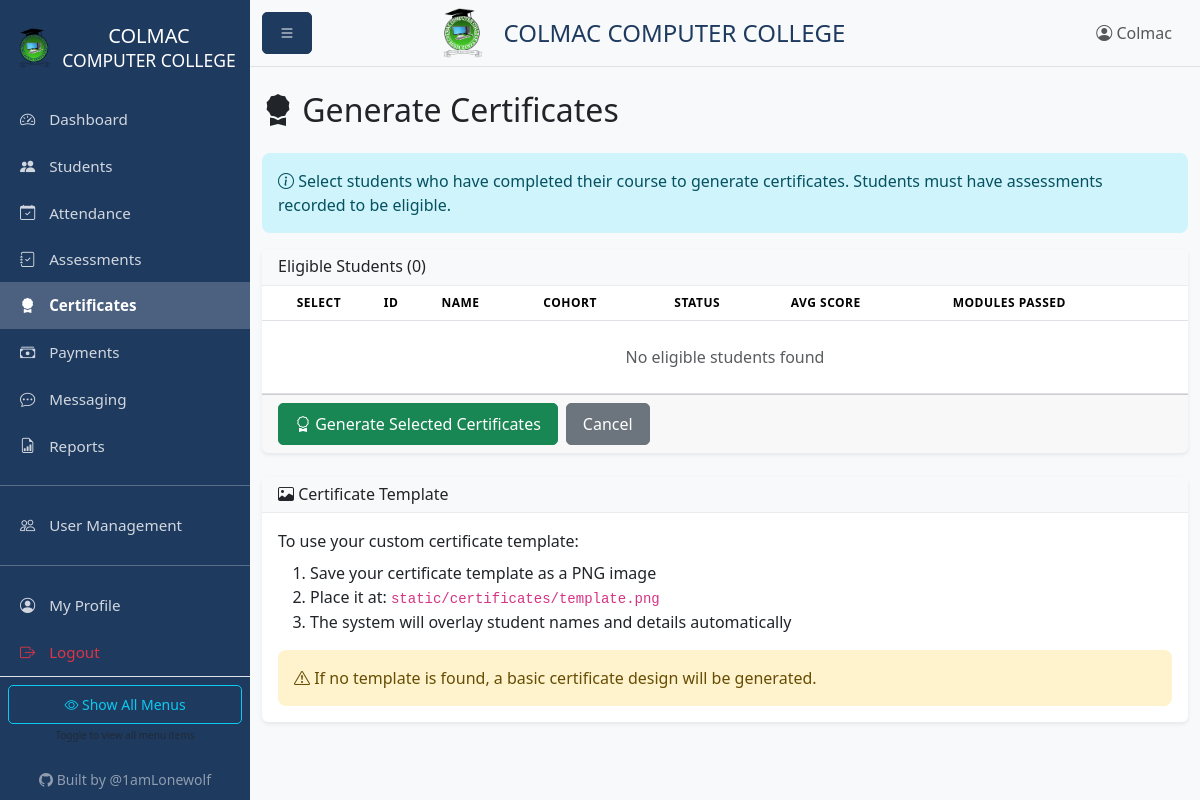
The app's page /certificates/generate (signed in), older data.
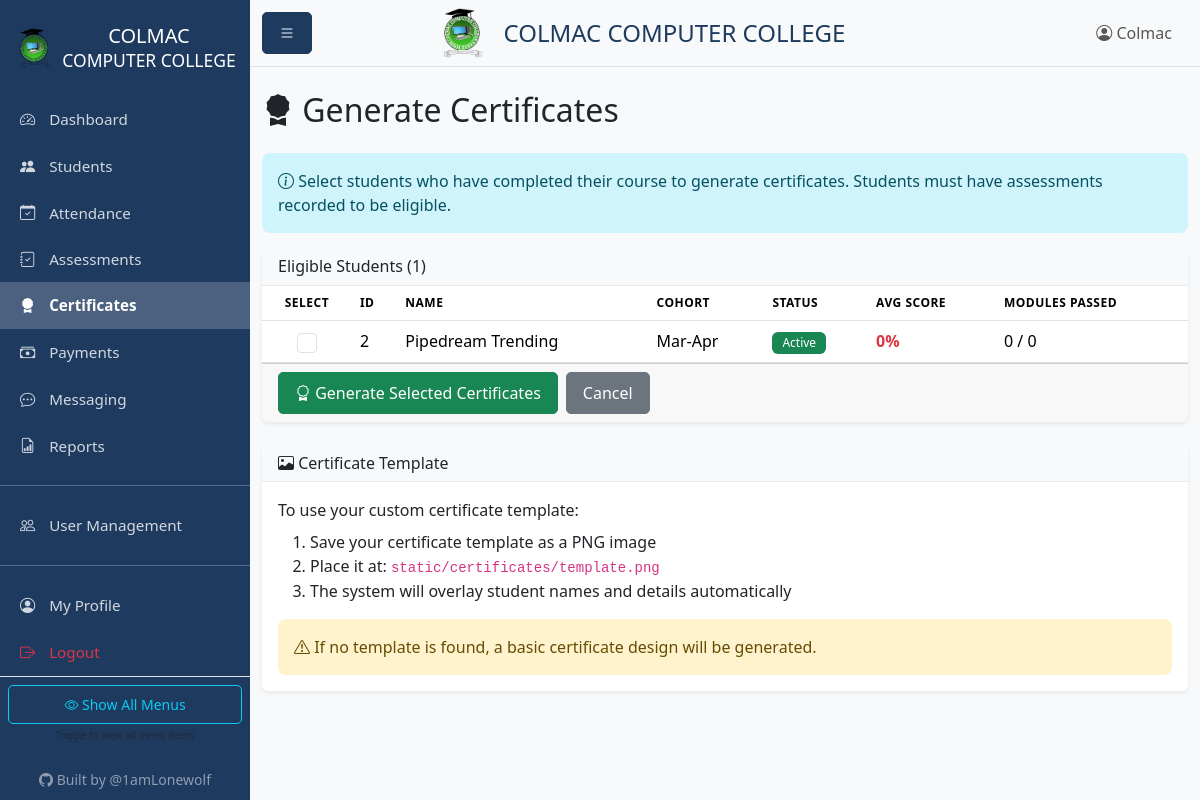
The same page, newer data.
### models.py (models this page shows, shortened)
class Student(db.Model):
    id = db.Column(db.Integer, primary_key=True)
    name = db.Column(db.String(100), nullable=False)
    phone = db.Column(db.String(20))
    email = db.Column(db.String(120))
    id_number = db.Column(db.String(50))  # National ID or student ID
    gender = db.Column(db.String(10))
    enrollment_date = db.Column(db.DateTime, default=datetime.utcnow)
    cohort = db.Column(db.String(50))  # e.g., "Jan-Mar 2026"
    status = db.Column(db.String(20), default='active')  # active, completed, dropped
    created_at = db.Column(db.DateTime, default=datetime.utcnow)
    updated_at = db.Column(db.DateTime, default=datetime.utcnow, onupdate=datetime.utcnow)
    attendances = db.relationship('Attendance', backref='student', lazy=True, cascade='all, delete-orphan')
    assessments = db.relationship('Assessment', backref='student', lazy=True, cascade='all, delete-orphan')
    certificates = db.relationship('Certificate', backref='student', lazy=True, cascade='all, delete-orphan')
    payments = db.relationship('Payment', backref='student', lazy=True, cascade='all, delete-orphan')
    @property
    def average_score(self):
        if not self.assessments:
            return 0
        scores = [a.score for a in self.assessments if a.score]
        return round(sum(scores) / len(scores), 1) if scores else 0

### blueprints/certificates.py (the view, shortened to what this page needs)
@certificates_bp.route('/generate', methods=['GET', 'POST'])
@login_required
def generate():
    from app import generate_certificate_number
    from certificate_generator import generate_certificate
    eligible_students = Student.query.filter(
        ((Student.status == 'completed') | (Student.status == 'active'))
    ).all()
    students_with_certs = Certificate.query.with_entities(Certificate.student_id).all()
    student_ids_with_certs = [c[0] for c in students_with_certs]
    eligible_students = [s for s in eligible_students if s.id not in student_ids_with_certs]
    return render_template('certificates/generate.html', students=eligible_students)

### app.py (called while the page is built)
@app.context_processor
def inject_config():
    return {
        'COURSE_FEE': app.config['COURSE_FEE'],
        'COURSE_NAME': app.config['COURSE_NAME']
    }

### models.py (called while the page is built)
def init_login_manager(app):
    login_manager.init_app(app)
    login_manager.login_view = 'auth.login'
    @login_manager.user_loader
    def load_user(user_id):
        return User.query.get(int(user_id))

    @property
    def is_admin(self):
        return self.role == 'admin'

    @property
    def is_instructor(self):
        return self.role in ['admin', 'instructor']

    @property
    def is_receptionist(self):
        return self.role in ['admin', 'receptionist']

    def get_permissions(self):
        import json
        try:
            return json.loads(self.custom_permissions or '{}')
        except:
            return {}

    def has_permission(self, key):
        perms = self.get_permissions()
        return perms.get(key, False)

### templates/certificates/generate.html (shortened to what the changed rows need)
{% extends "base.html" %}
{% block content %}
<h2 class="mb-4"><i class="bi bi-award-fill"></i> Generate Certificates</h2>
<form method="POST">
    <div class="card">
        <div class="card-header bg-light">
            <h6 class="mb-0">Eligible Students ({{ students|length }})</h6>
        </div>
        <div class="card-body p-0">
            <div class="table-responsive">
                <table class="table table-hover mb-0">
                    <thead>
                        <tr>
                            <th class="text-center">Select</th>
                            <th>ID</th>
                            <th>Name</th>
                            <th>Cohort</th>
                            <th>Status</th>
                            <th>Avg Score</th>
                            <th>Modules Passed</th>
                        </tr>
                    </thead>
                    <tbody>
                        {% for student in students %}
                        <tr>
                            <td class="text-center">
                                <input type="checkbox" name="student_ids" value="{{ student.id }}" class="form-check-input" style="width: 20px; height: 20px;">
                            </td>
                            <td>{{ student.id }}</td>
                            <td>{{ student.name }}</td>
                            <td>{{ student.cohort }}</td>
                            <td>
                                {% if student.status == 'active' %}
                                    <span class="badge bg-success">Active</span>
                                {% elif student.status == 'completed' %}
                                    <span class="badge bg-primary">Completed</span>
                                {% else %}
                                    <span class="badge bg-secondary">{{ student.status|capitalize }}</span>
                                {% endif %}
                            </td>
                            <td>
                                <span class="{% if student.average_score >= 50 %}text-success{% else %}text-danger{% endif %}">
                                    <strong>{{ student.average_score }}%</strong>
                                </span>
                            </td>
                            <td>
                                {% set passed_modules = student.assessments|selectattr('passed')|list %}
                                {{ passed_modules|length }} / {{ student.assessments|length }}
                            </td>
                        </tr>
                        {% else %}
                        <tr>
                            <td colspan="7" class="text-center text-muted py-4">
                                No eligible students found
                            </td>
                        </tr>
                        {% endfor %}
                    </tbody>
                </table>
            </div>
        </div>
    </div>
</form>
{% endblock %}

Row changes from the older to the newer data that the page shows:
added Student: id "2", name "Pipedream Trending", cohort "Mar-Apr", status "Active", average_score "0", passed_modules "0", assessments|length "0"
Text that changed along with them:
{{ students|length }}: "0" → "1"
text no longer shown: "No eligible students found"
